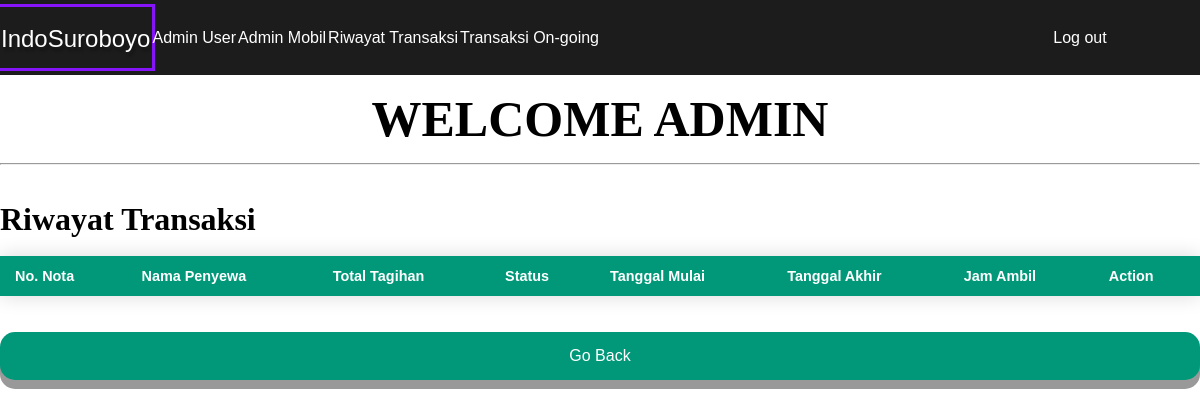
The app's page /admin-header-pesanan.php, older data.
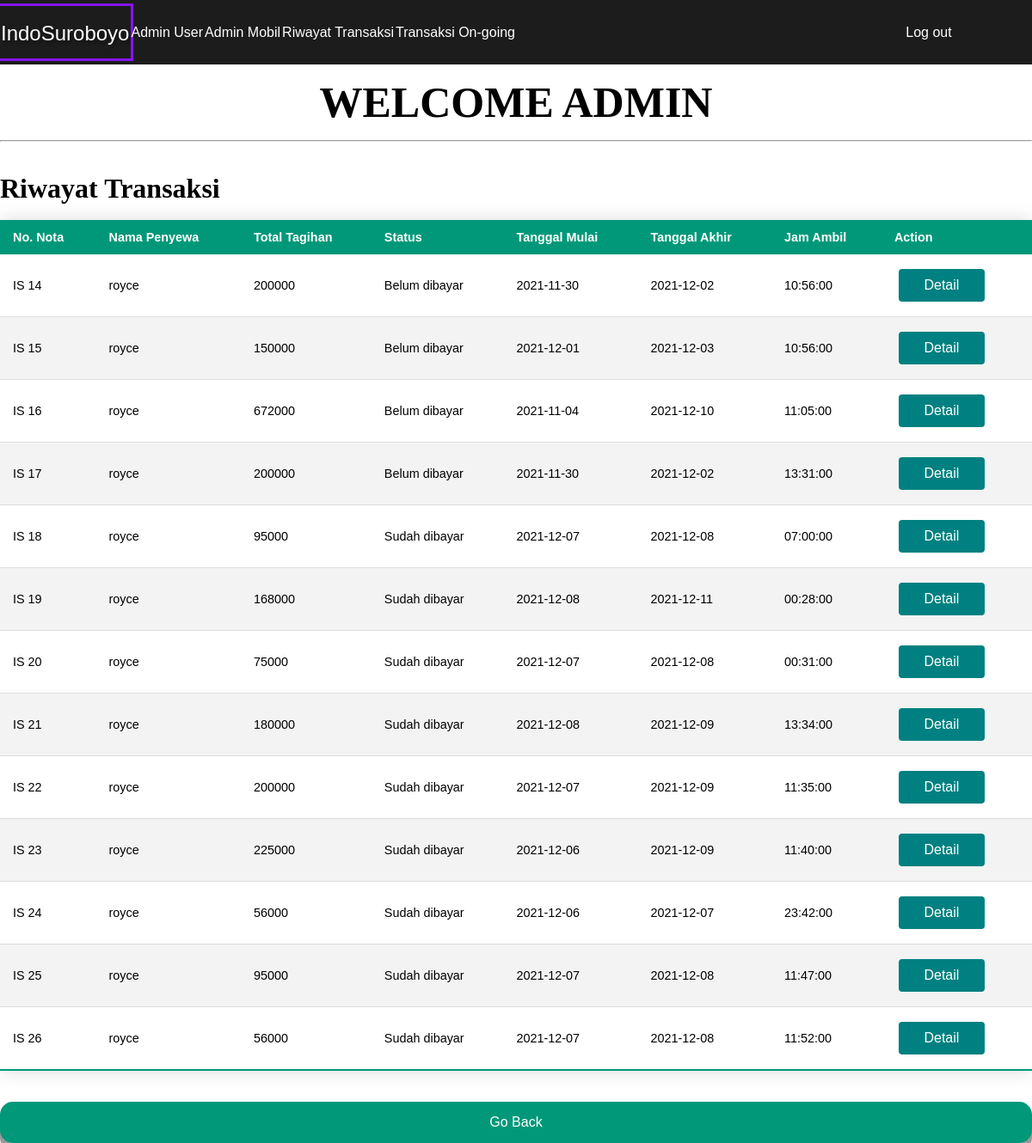
The same page, newer data.
### tables this page shows
CREATE TABLE `header_pesanan` (
  `order_id` int(20) NOT NULL,
  `penyewa_id` int(20) NOT NULL,
  `total_tagihan` int(100) NOT NULL,
  `status` varchar(20) NOT NULL,
  `tanggal_mulai` date NOT NULL,
  `tanggal_akhir` date NOT NULL,
  `jam_ambil` time NOT NULL
);

CREATE TABLE `penyewa` (
  `id` int(20) NOT NULL,
  `nik` int(20) NOT NULL,
  `username` varchar(100) NOT NULL,
  `password` varchar(100) NOT NULL,
  `nama` varchar(100) NOT NULL,
  `no_telp` varchar(100) NOT NULL,
  `alamat` varchar(100) NOT NULL,
  `kota` varchar(255) NOT NULL,
  `email` varchar(255) NOT NULL
);

### admin-header-pesanan.php (the view, shortened to what this page needs)
<?php
        require_once("connection.php");
        $stmt = $pdo-> prepare("SELECT * FROM header_pesanan");
        $stmt -> execute();
        $headers = $stmt->fetchAll(PDO::FETCH_ASSOC);
        $stmt = $pdo-> prepare("SELECT * FROM penyewa");
        $stmt -> execute();
        $users = $stmt->fetchAll(PDO::FETCH_ASSOC);
?>
<!DOCTYPE html>
<html lang="en">
<head>
    <link rel="stylesheet" href="admin-header-pesanan.css">
</head>
<body>
<div class="container">
<div class="navigation">
            <div class="kiri">
                <a href="#" class="logo">IndoSuroboyo</a>
                <a href="admin.php" style="padding-top:20px">Admin User</a>
                <a href="admin-mobil.php" style="padding-top:20px">Admin Mobil</a>
                <a href="admin-header-pesanan.php" style="padding-top:20px">Riwayat Transaksi</a>
                <a href="admin-ongoing.php" style="padding-top:20px">Transaksi On-going</a>
            </div>
            <div class="kanan">
                <a id= "login" href="user.php?action=logout">Log out</a>
            </div>
        </div>
        <div id="why">
            <center>
            <h1 style="font-size: 50px;">WELCOME ADMIN</h1>
            </center>
        </div>
    <hr> <br><br>
    <table class = "styleTable" method = "POST">
        <h1>Riwayat Transaksi</h1>
        <br>
                <thead>
                    <th>No. Nota</th>
                    <th>Nama Penyewa</th>
                    <th>Total Tagihan</th>
                    <th>Status</th>
                    <th>Tanggal Mulai</th>
                    <th>Tanggal Akhir</th>
                    <th>Jam Ambil</th>
                    <th>Action</th>
                </thead>
                <tbody>
                        <?php
                        if ($headers !== null) {
                            foreach ($headers as $key => $value) {
                            ?>
                            <tr>
                            <form action="admin-header-pesanan.php" method="POST">
                                <td>
                                    IS <?= $value['order_id']?>
                                </td>
                            </form>
                            <?php
                                foreach($users as $keys => $nilai){
                                    if($nilai['id'] == $value['penyewa_id']){
                                        ?><td><?= $nilai['nama']?></td><?php
                                    }
                                }
                            ?>
                            <td><?= $value['total_tagihan']?></td>
                            <td><?= $value['status']?></td>
                            <td><?= $value['tanggal_mulai']?></td>
                            <td><?= $value['tanggal_akhir']?></td>
                            <td><?= $value['jam_ambil']?></td>
                            <td>
                                <a href="admin-header-pesanan.php?action=detail&id=<?= $value['order_id'] ?>">
                                         <button class="detail-button"><span> Detail </span></button>
                                </a>
                            </td>
                        </tr>
                    <?php
                            }
                        }
                ?>
            </tbody>
    </table> <br><br>
    <button class ="button" >
        <a href="admin.php" style="text-decoration : none; color : white;">
            Go Back
        </a>
    </button>
</body>
</html>

Row changes from the older to the newer data that the page shows:
added header_pesanan: order_id "14", total_tagihan "200000", status "Belum dibayar", tanggal_mulai "2021-11-30", tanggal_akhir "2021-12-02", jam_ambil "10:56:00"
added penyewa: nama "royce"
added header_pesanan: order_id "15", total_tagihan "150000", status "Belum dibayar", tanggal_mulai "2021-12-01", tanggal_akhir "2021-12-03", jam_ambil "10:56:00"
added header_pesanan: order_id "16", total_tagihan "672000", status "Belum dibayar", tanggal_mulai "2021-11-04", tanggal_akhir "2021-12-10", jam_ambil "11:05:00"
added header_pesanan: order_id "17", total_tagihan "200000", status "Belum dibayar", tanggal_mulai "2021-11-30", tanggal_akhir "2021-12-02", jam_ambil "13:31:00"
added header_pesanan: order_id "18", total_tagihan "95000", status "Sudah dibayar", tanggal_mulai "2021-12-07", tanggal_akhir "2021-12-08", jam_ambil "07:00:00"
added header_pesanan: order_id "19", total_tagihan "168000", status "Sudah dibayar", tanggal_mulai "2021-12-08", tanggal_akhir "2021-12-11", jam_ambil "00:28:00"
added header_pesanan: order_id "20", total_tagihan "75000", status "Sudah dibayar", tanggal_mulai "2021-12-07", tanggal_akhir "2021-12-08", jam_ambil "00:31:00"
added header_pesanan: order_id "21", total_tagihan "180000", status "Sudah dibayar", tanggal_mulai "2021-12-08", tanggal_akhir "2021-12-09", jam_ambil "13:34:00"
added header_pesanan: order_id "22", total_tagihan "200000", status "Sudah dibayar", tanggal_mulai "2021-12-07", tanggal_akhir "2021-12-09", jam_ambil "11:35:00"
added header_pesanan: order_id "23", total_tagihan "225000", status "Sudah dibayar", tanggal_mulai "2021-12-06", tanggal_akhir "2021-12-09", jam_ambil "11:40:00"
added header_pesanan: order_id "24", total_tagihan "56000", status "Sudah dibayar", tanggal_mulai "2021-12-06", tanggal_akhir "2021-12-07", jam_ambil "23:42:00"
added header_pesanan: order_id "25", total_tagihan "95000", status "Sudah dibayar", tanggal_mulai "2021-12-07", tanggal_akhir "2021-12-08", jam_ambil "11:47:00"
added header_pesanan: order_id "26", total_tagihan "56000", status "Sudah dibayar", tanggal_mulai "2021-12-07", tanggal_akhir "2021-12-08", jam_ambil "11:52:00"
